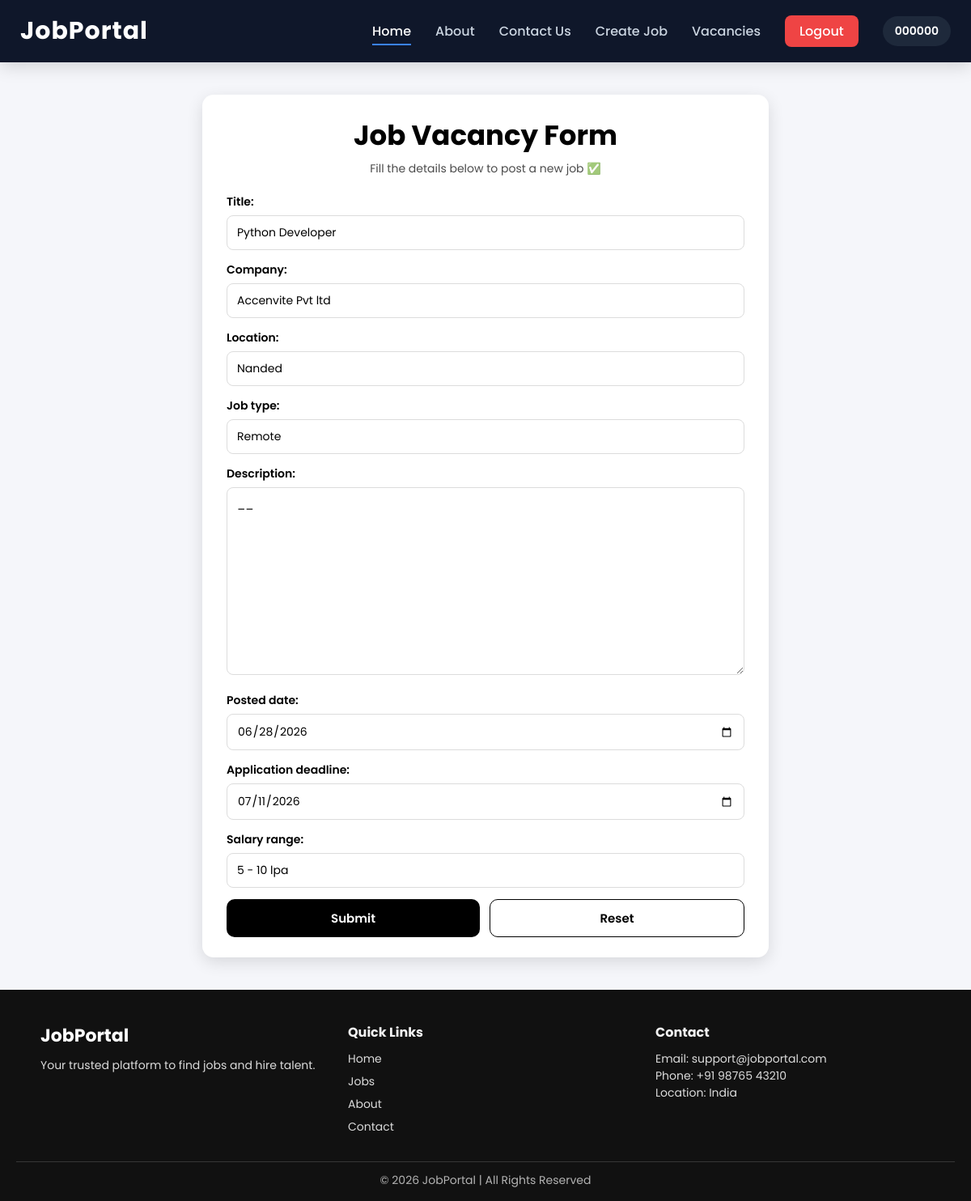
Page /update/1/ (signed in) on the committed database.
### portal/models.py (models this page shows)
class Job(models.Model):
    title = models.CharField(max_length=200)
    company = models.CharField(max_length=100, null=True)
    description = models.TextField()
    location = models.CharField(max_length=100)
    job_type = models.CharField(max_length=50)
    description = models.TextField()
    posted_date = models.DateTimeField()
    application_deadline = models.DateTimeField()
    salary_range = models.CharField(max_length=50, null=True)

### portal/views.py (the view)
# urls.py: path('update/<int:pk>/', update_job, name='update_url'),
def update_job(request, pk):
    job = get_object_or_404(Job, pk=pk)
    form = JobForm(instance=job)
    if request.method=='POST':
        form = JobForm(request.POST, instance=job)
        if form.is_valid():
            form.save()
            return redirect ('show_url')
    context = {'form': form}
    template_name = "portal/form.html"
    return render (request, template_name, context)

### portal/forms.py
class JobForm(forms.ModelForm):
    class Meta:
        model = Job
        fields = '__all__'
        widgets = {
            'posted_date' : forms.DateInput(attrs={'type' : 'date'}),
            'application_deadline' : forms.DateInput(attrs = {'type' : 'date'})
        }

### templates/portal/form.html (shortened to what this page needs)
{% extends "base.html" %}
{% load static %}
{% block content %}
<div class="job-form-page">
  <div class="job-form-card">
    <h1 class="job-form-title">Job Vacancy Form</h1>
    <p class="job-form-subtitle">
      Fill the details below to post a new job ✅
    </p>
    <form method="post" class="job-form">
      <div class="job-form-fields">
        {{ form.as_p }}
      </div>
      <div class="job-form-buttons">
        <button type="submit" class="btn-submit">Submit</button>
        <button type="reset" class="btn-reset">Reset</button>
      </div>
    </form>
  </div>
</div>
{% endblock %}

### templates/NavBar.html (shortened to what this page needs)
<nav class="navbar">
  <div class="nav-container">
    <a href="/" class="logo">JobPortal</a>
    <ul class="nav-links">
      <li><a href="{% url 'home_url' %}" class="active">Home</a></li>
      <li><a href="{% url 'about_url' %}">About</a></li>
      <li><a href="{% url 'contact_url' %}">Contact Us</a></li>
      {% if user.is_authenticated %}
        <li><a href="{% url 'create_url' %}">Create Job</a></li>
        {% if user.is_superuser %}
          <li><a href="{% url 'show_url' %}">Vacancies</a></li>
        {% endif %}
        <li><a href="{% url 'logout_url' %}" class="btn-logout">Logout</a></li>
        <li class="nav-item">
          <h5>{{ user.username }}</h5>
        </li>
      {% endif %}
    </ul>
  </div>
</nav>

### static/css/Navbar.css (style rules this page uses)
* { margin:0; padding:0; box-sizing:border-box; font-family:'Poppins',sans-serif; }
.navbar { width:100%; background:#0f172a; position:sticky; top:0; z-index:1000; box-shadow:0 5px 20px rgba(0,0,0,.15); }
.nav-container { max-width:1200px; margin:auto; padding:16px 25px; display:flex; justify-content:space-between; align-items:center; }
.logo { font-size:30px; font-weight:700; color:#fff; text-decoration:none; letter-spacing:1px; }
.nav-links { display:flex; align-items:center; gap:30px; list-style:none; }
.nav-links a { text-decoration:none; color:#cbd5e1; font-size:16px; font-weight:500; transition:.3s; position:relative; }
.nav-links a::after { content:""; position:absolute; left:0; bottom:-6px; width:0; height:2px; background:#3b82f6; transition:.3s; }
.nav-links a:hover::after, .nav-links a.active::after { width:100%; }
.nav-links a:hover, .nav-links a.active { color:#fff; }
.btn-login, .btn-register, .btn-logout { padding:10px 22px; border-radius:8px; text-decoration:none; font-size:15px; font-weight:600; transition:.3s; }
.btn-logout { background:#ef4444; color:#fff !important; border-radius:8px; padding:8px 18px; }
.nav-item h5 { color:#fff; margin:0; padding:8px 15px; background:#1e293b; border-radius:25px; font-size:14px; font-weight:600; }

### static/css/Portal/form.css (style rules this page uses)
.job-form-page { min-height: 80vh; display: flex; justify-content: center; align-items: flex-start; padding: 40px 15px; background: #f5f6fa; }
.job-form-card { width: 100%; max-width: 700px; background: #fff; padding: 25px 30px; border-radius: 14px; box-shadow: 0px 6px 20px rgba(0,0,0,0.12); }
.job-form-title { font-size: 34px; margin-bottom: 5px; text-align: center; }
.job-form-subtitle { text-align: center; font-size: 14px; opacity: 0.7; margin-bottom: 20px; }
.job-form-fields p { margin-bottom: 14px; }
.job-form-fields label { display: block; font-weight: 600; margin-bottom: 6px; font-size: 14px; }
.job-form-fields input, .job-form-fields select, .job-form-fields textarea { width: 100%; padding: 10px 12px; border: 1px solid #dcdcdc; border-radius: 8px; font-size: 14px; }
.job-form-fields textarea { min-height: 120px; resize: vertical; }
.job-form-buttons { display: flex; gap: 12px; margin-top: 10px; }
.btn-submit, .btn-reset { flex: 1; padding: 11px; border-radius: 10px; font-size: 15px; font-weight: 600; cursor: pointer; }
.btn-submit { background: black; color: white; border: none; }
.btn-reset { border: 1px solid black; background: transparent; color: black; }

### rows in the picture
Job: title "Python Developer", company "Accenvite Pvt ltd", location "Nanded", job_type "Remote", description "__", posted_date "06/28/2026", application_deadline "07/11/2026", salary_range "5 - 10 lpa"

### other values in the picture
{{ user.username }} "000000"
